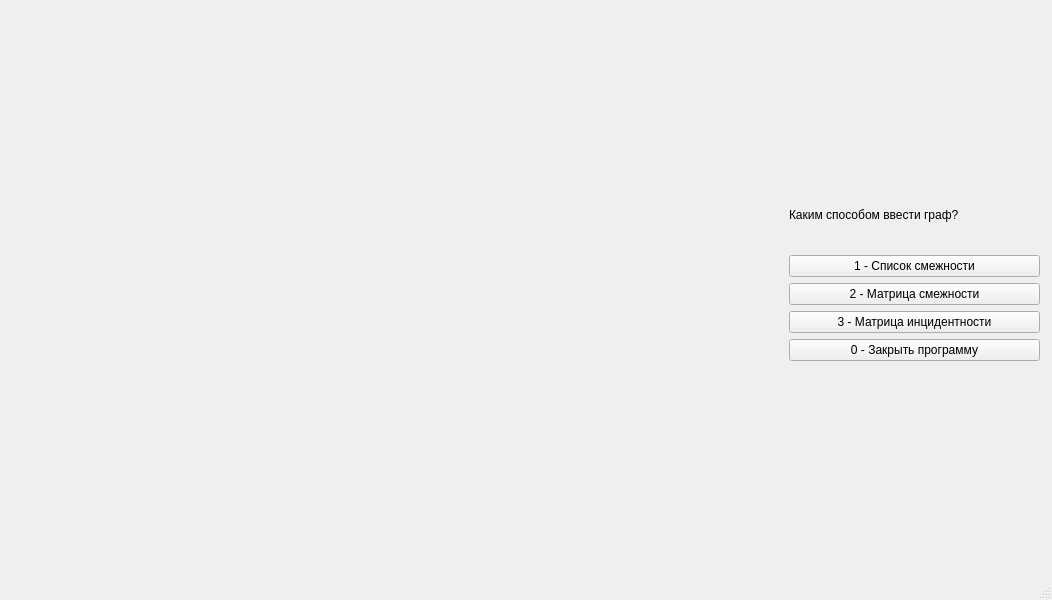
<?xml version="1.0" encoding="UTF-8"?>
<ui version="4.0">
 <class>MainWindow</class>
 <widget class="QMainWindow" name="MainWindow">
  <property name="geometry">
   <rect>
    <x>0</x>
    <y>0</y>
    <width>1052</width>
    <height>600</height>
   </rect>
  </property>
  <property name="windowTitle">
   <string>MainWindow</string>
  </property>
  <widget class="QWidget" name="centralwidget">
   <widget class="QWidget" name="verticalLayoutWidget">
    <property name="geometry">
     <rect>
      <x>789</x>
      <y>180</y>
      <width>251</width>
      <height>181</height>
     </rect>
    </property>
    <layout class="QVBoxLayout" name="verticalLayout">
     <item>
      <widget class="QLabel" name="label">
       <property name="styleSheet">
        <string notr="true">font: 11pt &quot;Times New Roman&quot;;
color: rgb(0, 0, 0);</string>
       </property>
       <property name="text">
        <string>Каким способом ввести граф?</string>
       </property>
      </widget>
     </item>
     <item>
      <widget class="QPushButton" name="pushButton">
       <property name="text">
        <string>1 - Список смежности</string>
       </property>
      </widget>
     </item>
     <item>
      <widget class="QPushButton" name="pushButton_2">
       <property name="text">
        <string>2 - Матрица смежности</string>
       </property>
      </widget>
     </item>
     <item>
      <widget class="QPushButton" name="pushButton_3">
       <property name="text">
        <string>3 - Матрица инцидентности</string>
       </property>
      </widget>
     </item>
     <item>
      <widget class="QPushButton" name="exit">
       <property name="text">
        <string>0 - Закрыть программу</string>
       </property>
      </widget>
     </item>
    </layout>
   </widget>
  </widget>
  <widget class="QMenuBar" name="menubar">
   <property name="geometry">
    <rect>
     <x>0</x>
     <y>0</y>
     <width>1052</width>
     <height>25</height>
    </rect>
   </property>
  </widget>
  <widget class="QStatusBar" name="statusbar"/>
 </widget>
 <resources/>
 <connections>
  <connection>
   <sender>exit</sender>
   <signal>clicked()</signal>
   <receiver>MainWindow</receiver>
   <slot>close()</slot>
   <hints>
    <hint type="sourcelabel">
     <x>881</x>
     <y>372</y>
    </hint>
    <hint type="destinationlabel">
     <x>1009</x>
     <y>420</y>
    </hint>
   </hints>
  </connection>
 </connections>
</ui>
